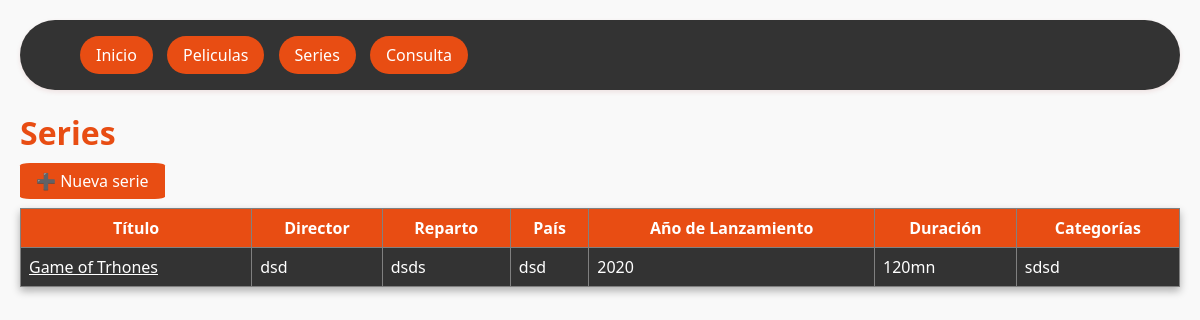
The app's page /series/ with its own data.
### netflix_app/models.py (models this page shows, shortened)
class Serie(models.Model):
    show_id = models.CharField(max_length=20, unique=True)
    title = models.CharField(max_length=200)
    director = models.CharField(max_length=200, blank=True, null=True)
    cast = models.TextField(blank=True, null=True)
    country = models.CharField(max_length=100, blank=True, null=True)
    date_added = models.CharField(max_length=100, blank=True, null=True)
    release_year = models.IntegerField(blank=True, null=True)
    rating = models.CharField(max_length=20, blank=True, null=True)
    duration = models.CharField(max_length=50, blank=True, null=True)
    listed_in = models.CharField(max_length=200, blank=True, null=True)
    description = models.TextField(blank=True, null=True)
    poster = models.ImageField(upload_to="posters/", blank=True, null=True)

### netflix_app/views.py (the view)
# urls.py: path("series/", views.lista_series, name="lista_series"),
def lista_series(request):
    series = Serie.objects.all()
    return render(request, "netflix_app/lista_series.html", {"series": series})

### netflix_app/templates/netflix_app/lista_series.html (shortened to what this page needs)
{% extends "netflix_app/base.html" %}
{% block content %}
<h1>Series</h1>
<p><a href="{% url 'netflix_app:editar_serie' %}" class="btn">➕ Nueva serie</a></p>
<table border="1" cellpadding="8" cellspacing="0" style="border-collapse: collapse; width: 100%; color: #fff; background-color: #333; box-shadow: 0 4px 8px rgba(0, 0, 0, 0.3);">
    <thead style="background-color: #e84d13;">
        <tr>
            <th>Título</th>
            <th>Director</th>
            <th>Reparto</th>
            <th>País</th>
            <th>Año de Lanzamiento</th>
            <th>Duración</th>
            <th>Categorías</th>
        </tr>
    </thead>
    <tbody>
        {% for serie in series %}
        <tr>
            <td>
                <a style="color: #fff;" href="{% url 'netflix_app:detalle_serie' serie.pk %}">
                    {{ serie.title }}
                </a>
            </td>
            <td>{{ serie.director|default:"-" }}</td>
            <td>{{ serie.cast|default:"-" }}</td>
            <td>{{ serie.country|default:"-" }}</td>
            <td>{{ serie.release_year|default:"-" }}</td>
            <td>{{ serie.duration|default:"-" }}</td>
            <td>{{ serie.listed_in|default:"-" }}</td>
        </tr>
        {% empty %}
        <tr>
            <td colspan="7">No hay series registradas.</td>
        </tr>
        {% endfor %}
    </tbody>
</table>
{% endblock %}

### netflix_app/static/css/main.css (style rules this page uses)
body { font-family: 'Segoe UI', sans-serif; margin: 20px; background-color: #f9f9f9; color: #333; }
h1, h2, h3 { color: #e84d13; margin-bottom: 15px; }
table { background-color: #333; color: #721c24; }
.btn { border-radius: 7%; padding: 7px 16px; background-color: #e84d13; color: #fff; text-decoration: none; }

### records on screen
Serie: title "Game of Trhones", director "dsd", cast "dsds", country "dsd", release_year "2020", duration "120mn", listed_in "sdsd"
